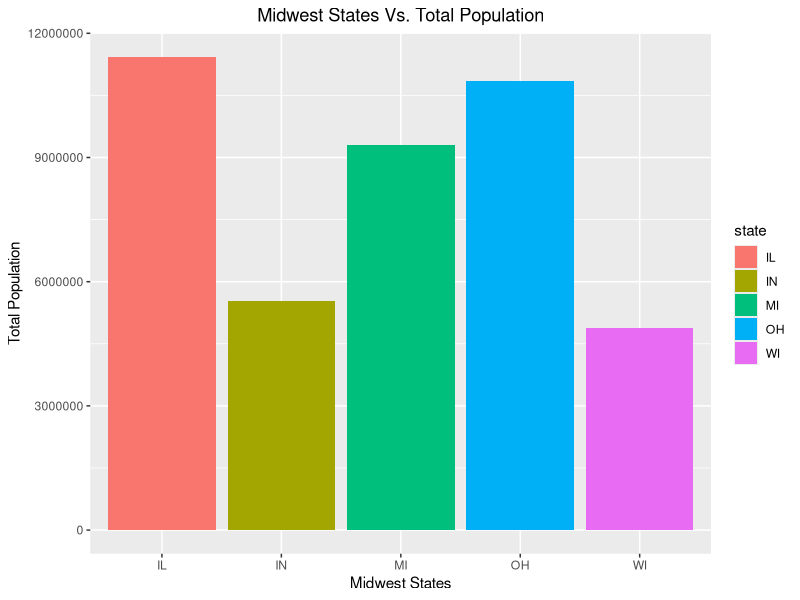
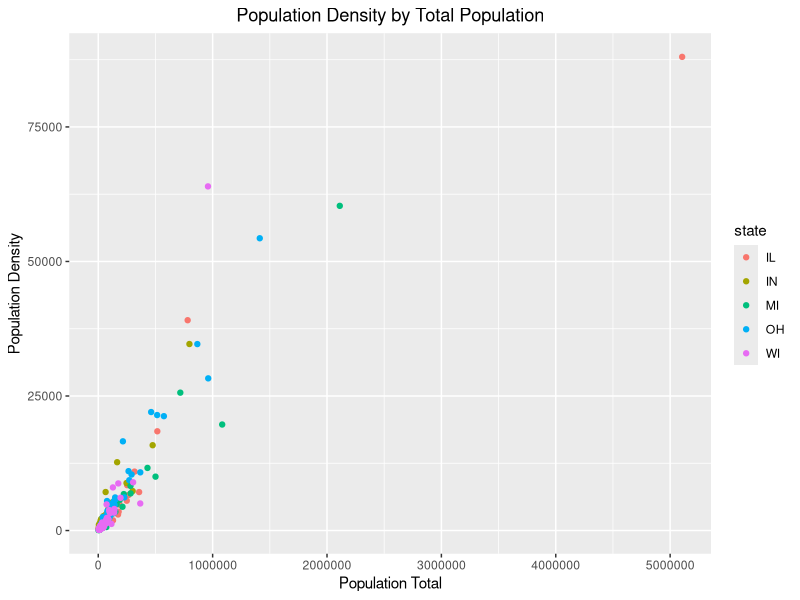
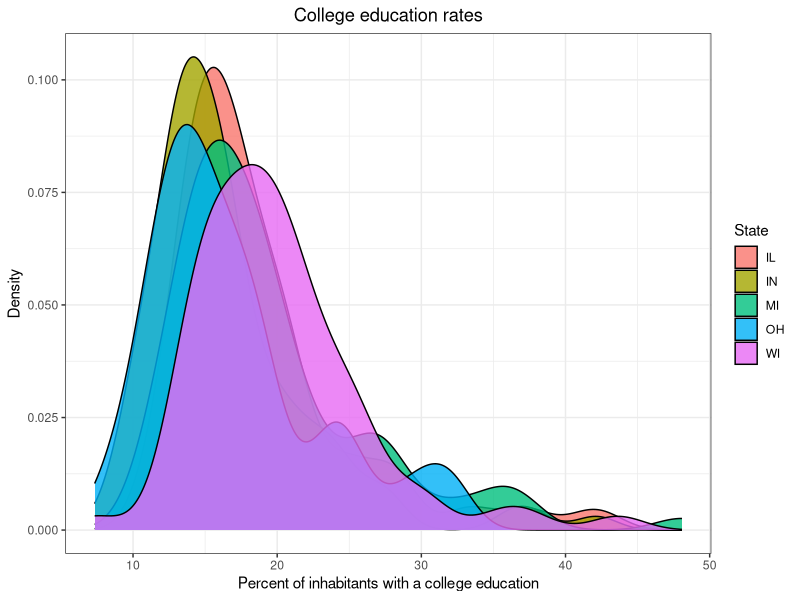
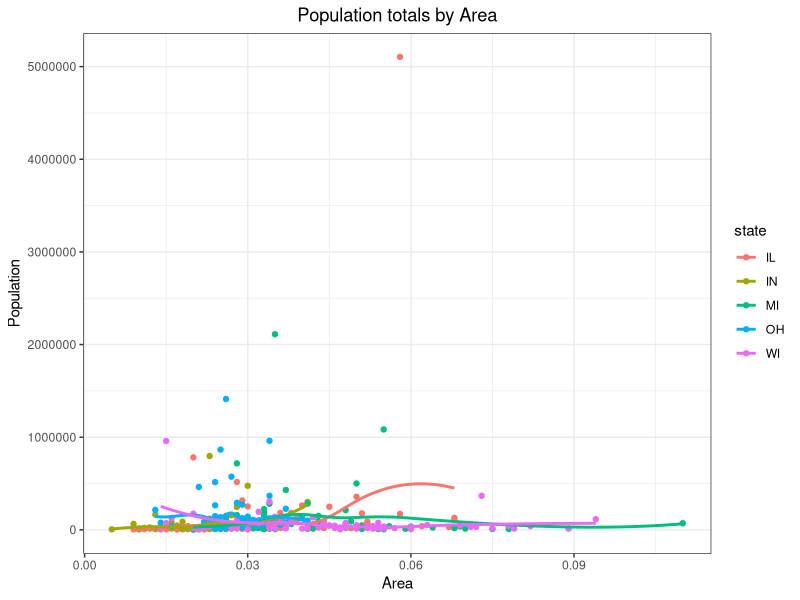
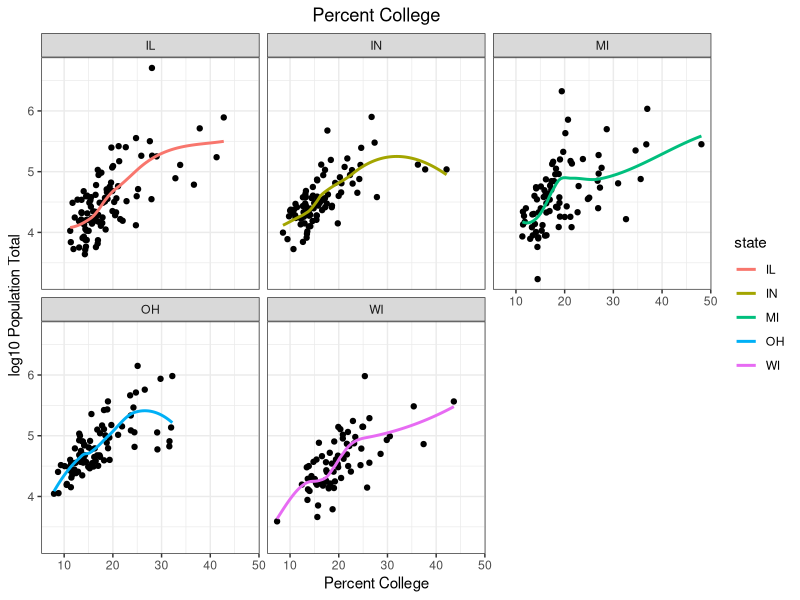

These figures' R source, in order:
library(ggplot2)
?midwest
midwest
options(scipen=999) 

#ggplot(data=midwest, aes(x=state, y=poptotal)) +
#  geom_bar(stat="identity", fill="dark green")+
#  theme_minimal()

# bar population by state
ggplot(data = midwest, aes(x = state, y = poptotal, fill = state)) + 
  geom_histogram(stat="identity") + ggtitle("Midwest States Vs. Total Population") +
    xlab("Midwest States") + ylab("Total Population") +
  theme(plot.title = element_text(hjust = 0.5)) 

# population by population density by state
ggplot(data = midwest) + 
  geom_point(mapping = aes(x = poptotal, y = popdensity, color = state)) +
   xlab("Population Total") + ylab("Population Density") + ggtitle("Population Density by Total Population") +
  theme(plot.title = element_text(hjust = 0.5)) 

#college education rates by state
ggplot(data = midwest, 
       mapping = aes(percollege, fill = state)) + 
  geom_density(alpha = 0.8) + 
  labs(title = "College education rates", 
       x = "Percent of inhabitants with a college education",
       y = "Density",
       fill = "State") + 
  theme_bw() +
  theme(plot.title = element_text(hjust = 0.5)) 

#pop totals by area coloured by state
ggplot(midwest, aes(x = area, y = poptotal, color = state)) + 
  geom_point() +
  #geom_smooth(method="lm") +
  geom_smooth(span = 0.7, se = FALSE, method = "loess") +
  labs(title = "Population totals by Area", 
       x = "Area",
       y = "Population",
       fill = "State") + 
  theme_bw() +
  theme(plot.title = element_text(hjust = 0.5)) 

#separate graph per state
ggplot(data = midwest, aes(x = percollege, y = log10(poptotal))) +
  geom_point() +
  geom_smooth(aes(color = state), se = FALSE) +
  labs(x = "Percent College",
       y = "log10 Population Total",
       title = "Percent College") +
  theme_bw() +
  theme(plot.title = element_text(hjust = 0.5)) +
  facet_wrap(~state)



